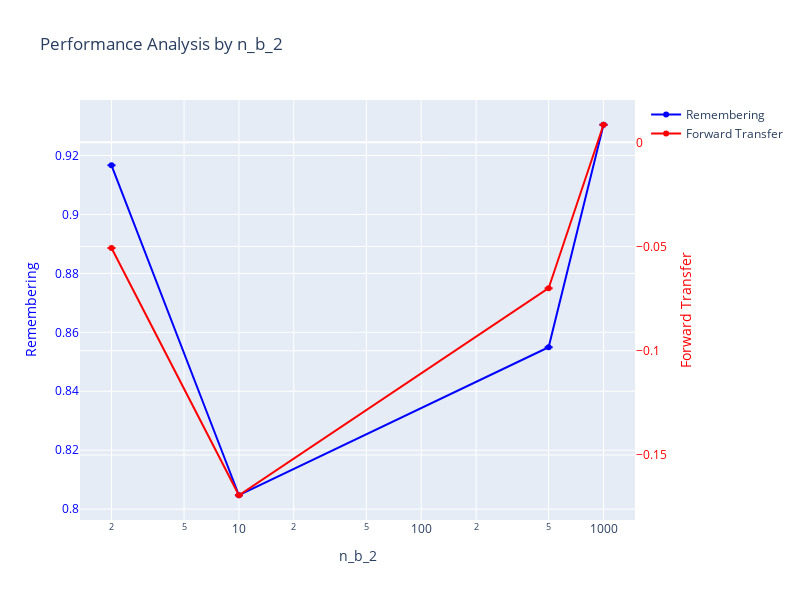

The code cell stored with this chart in its notebook:
### Code cell
def create_plot(df, nb_var, title):
    fig = go.Figure()
    df = df.sort_values(by=nb_var)

    # Filter the DataFrame for remembering and forward_transfer
    remembering_df = df[df['metric'] == 'remembering']
    forward_transfer_df = df[df['metric'] == 'forward_transfer']

    # Add the first y-axis (left) for remembering
    fig.add_trace(go.Scatter(
        x=remembering_df[nb_var],
        y=remembering_df['mean_value'],
        error_y=dict(
            type='data',
            array=remembering_df['std_value'],
            visible=True),
        name='Remembering',
        marker_color='blue'
    ))

    # Add the second y-axis (right) for forward_transfer
    fig.add_trace(go.Scatter(
        x=forward_transfer_df[nb_var],
        y=forward_transfer_df['mean_value'],
        error_y=dict(
            type='data',
            array=forward_transfer_df['std_value'],
            visible=True),
        name='Forward Transfer',
        marker_color='red',
        yaxis='y2'
    ))

    # Layout adjustments
    fig.update_layout(
        title=title,
        xaxis_title=nb_var,
        yaxis=dict(
            title='Remembering',
            titlefont=dict(color='blue'),
            tickfont=dict(color='blue')
        ),
        yaxis2=dict(
            title='Forward Transfer',
            titlefont=dict(color='red'),
            tickfont=dict(color='red'),
            overlaying='y',
            side='right'
        ),
        width=800,  # Optional: Adjust the width
        height=600   # Optional: Adjust the height
    )
    fig.update_xaxes(type='log')  # Set x-axis to log scale

    fig.show()

# Create and display the plots
create_plot(df, 'n_b_2', 'Performance Analysis by n_b_2')

### Figure 1 — Plotly figure (JSON) as saved in the notebook; plotly's stock layout.template omitted (floating-point values rounded to 4 significant figures)
{"data": [{"error_y": {"array": [0, 0, 0, 0], "type": "data", "visible": true}, "marker": {"color": "blue"}, "name": "Remembering", "type": "scatter", "x": [2, 10, 500, 1000], "y": [0.9167, 0.8047, 0.8549, 0.9304]}, {"error_y": {"array": [0, 0, 0, 0], "type": "data", "visible": true}, "marker": {"color": "red"}, "name": "Forward Transfer", "type": "scatter", "x": [2, 10, 500, 1000], "y": [-0.05072, -0.1693, -0.06997, 0.00843], "yaxis": "y2"}], "layout": {"height": 600, "title": {"text": "Performance Analysis by n_b_2"}, "width": 800, "xaxis": {"title": {"text": "n_b_2"}, "type": "log"}, "yaxis": {"tickfont": {"color": "blue"}, "title": {"font": {"color": "blue"}, "text": "Remembering"}}, "yaxis2": {"overlaying": "y", "side": "right", "tickfont": {"color": "red"}, "title": {"font": {"color": "red"}, "text": "Forward Transfer"}}}}
